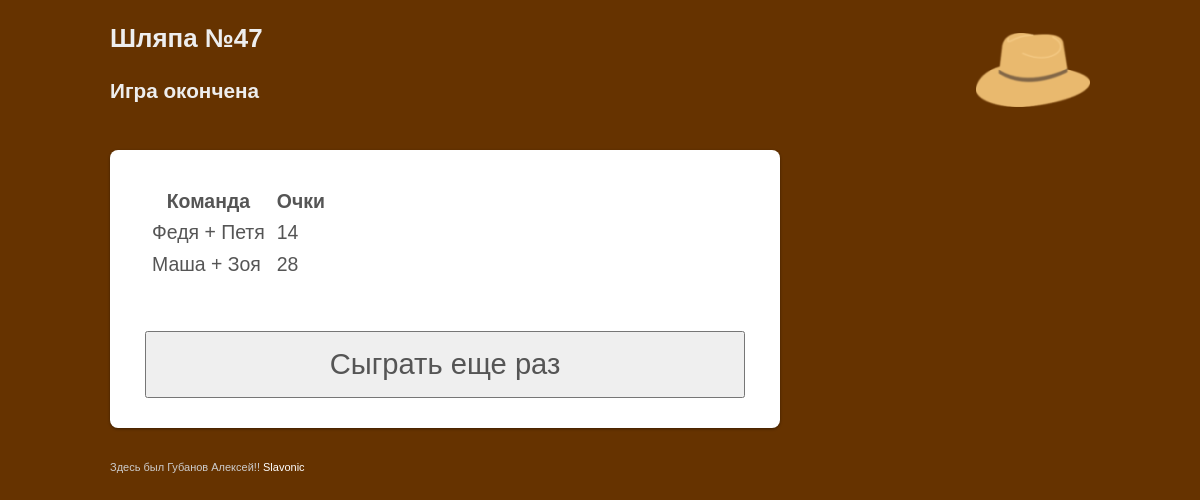
Page /hat/47/ on the committed database.
### hat/models.py (models this page shows, shortened)
class Game(models.Model):
  date = models.DateTimeField(auto_now_add=True) #дата начала игры
  state = models.SmallIntegerField(default=0) #этап игры
  timer = models.DateTimeField(null=True)  #время начала хода игрока
  elapsed = models.SmallIntegerField(default=0) #затрачено времени в последнем ходе предыдущего раунда
  turn_number = models.SmallIntegerField(default=0) #номер игрока, чей ход сейчас
  wordsnum = models.SmallIntegerField(default=5) #количество слов
  seconds = models.SmallIntegerField(default=60) #секунд на ход
  roundsnum = models.SmallIntegerField(default=3) #количество раундов
  def round_name(self):
    if self.IsOver():
      return "Игра окончена"
  def IsOver(self):
    return self.state > self.roundsnum

class Player(models.Model):
  command = models.SmallIntegerField() #номер команды
  name = models.CharField(max_length=30)
  game = models.ForeignKey(Game, on_delete=models.CASCADE)
  grades = models.SmallIntegerField(default=0) #набранные очки
  cur_word = models.OneToOneField(
    'Word',
    blank=True,
    null=True,
    related_name="cur_word",
    on_delete=models.CASCADE
  )
  number = models.SmallIntegerField(default=0) #номер игрока

### hat/views.py (the view, shortened to what this page needs)
# urls.py: path('<int:game_id>/', views.game, name='game'),
def game(request, game_id):
  try:
    game = Game.objects.get(pk=game_id)
  except:
    return HttpResponseRedirect(reverse('hat:new'))
  num_comnamds = game.player_set.count()//2
  commands_list = [None] * num_comnamds
  for pl in game.player_set.all():
    if commands_list[pl.command-1] == None:
      commands_list[pl.command-1] = [pl.name, None, pl.grades]
    else:
      commands_list[pl.command-1][1] = pl.name
      commands_list[pl.command-1][2] += pl.grades
  if game.IsOver():
    return render(request, 'hat/gameover.html', {'game': game, 'commands_list':commands_list})

### hat/templates/hat/gameover.html (shortened to what this page needs)
<!doctype html>
<html lang="ru">
<head>
{% load static %}
<link href="{% static 'hat/style.css' %}"  rel="stylesheet" type="text/css">
<link href="{% static 'hat/media-queries.css' %}"  rel="stylesheet" type="text/css">
</head>
<body>
<div id="pagewrap">
	<header id="header">
		<hgroup>
			<h1>Шляпа №{{ game.id }}</h1>
			<h2>{{ game.round_name }}
      </h2>
		</hgroup>
  </header>
	<div id="content">
		<article class="post clearfix">
{% if game.player_set.count %}
    <table id='result'>
    <tr><th>Команда</th><th>Очки</th></tr>
    {% for command in commands_list %}
        <tr><td>{{ command.0 }} + {{ command.1 }}</td><td>{{ command.2 }}</td></tr>
    {% endfor %}
    </table>
{% endif %}
		</article>
 <button type="button" onclick="location.href='{% url 'hat:new' %}';">Сыграть еще раз</button>
	</div>
	<footer id="footer">
		<p>Здесь был Губанов Алексей!! <a href="http://slavonicpro.ru">Slavonic</a></p>
	</footer>
</div>
</body>
</html>

### hat/static/hat/style.css (style rules this page uses)
html, body, address, blockquote, div, dl, form, h1, h2, h3, h4, h5, h6, ol, p, pre, table, ul, dd, dt, li, tbody, td, tfoot, th, thead, tr, button, del, ins, map, object, a, abbr, acronym, b, bdo, big, br, cite, code, dfn, em, i, img, kbd, q, samp, small, span, strong, sub, sup, tt, var, legend, fieldset { margin: 0; padding: 0; }
article, aside, details, figcaption, figure, footer, header, hgroup, menu, nav, section { display: block; }
button { width: 100%; height: 50pt; font: 150% Arial, Helvetica, sans-serif; color: #555; margin: 10px 0 10px 0; }
body { background: #0d1424; font: .81em/150% Arial, Helvetica, sans-serif; color: #555; }
a { color: #026acb; text-decoration: none; outline: none; }
p { margin: 0 0 1.2em; padding: 0; }
h1, h2, h3, h4, h5, h6 { line-height: 1.4em; margin: 20px 0 .4em; color: #eee; }
h1 { font-size: 2em; }
h2 { font-size: 1.6em; }
#pagewrap { width: 980px; margin: 0 auto; }
#header { position: relative; height: 100px; background: url("hat.png") no-repeat; background-position: right; }
#content { background: #fff; margin: 30px 0 30px; padding: 20px 35px; width: 600px; float: left; font-size: 150%; -webkit-border-radius: 8px; -moz-border-radius: 8px; border-radius: 8px; -webkit-box-shadow: 0 1px 3px rgba(0,0,0,.4); -moz-box-shadow: 0 1px 3px rgba(0,0,0,.4); box-shadow: 0 1px 3px rgba(0,0,0,.4); }
#result td, th { padding: 5px; }
.post { margin-bottom: 40px; }
#footer { clear: both; color: #ccc; font-size: 85%; }
#footer a { color: #fff; }
.clearfix:after { visibility: hidden; display: block; font-size: 0; content: " "; clear: both; height: 0; }
.clearfix { display: inline-block; }
.clearfix { display: block; zoom: 1; }

### rows in the picture
Game: id "47", round_name "Игра окончена"
Player: name "Федя"
Player: name "Петя"
Player: name "Маша"
Player: name "Зоя"

### other values in the picture
{{ command.2 }} "14" "28"
